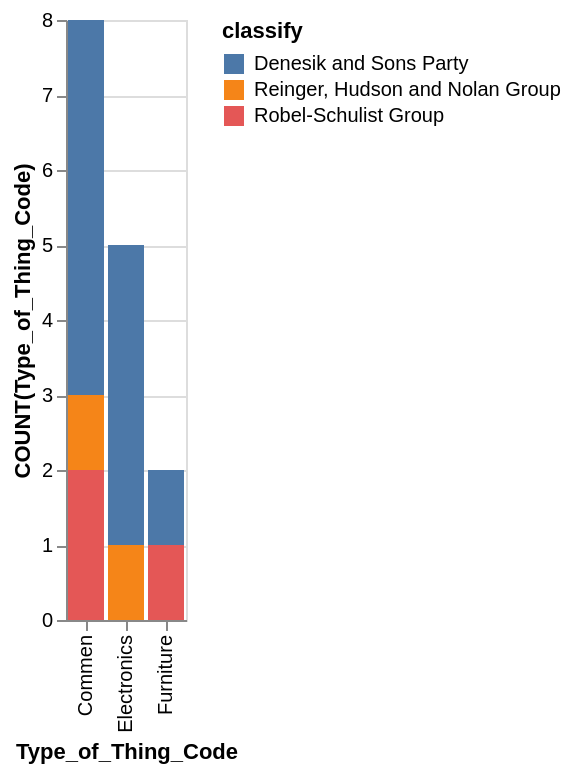

The Vega-Lite source for this figure:
### Vega-Lite specification from a JSON file in a GitHub repository (floating-point values rounded to 4 significant figures)
{"data": {"values": [{"x_data": "Commen", "y_data": 5, "classify": "Denesik and Sons Party"}, {"x_data": "Electronics", "y_data": 4, "classify": "Denesik and Sons Party"}, {"x_data": "Furniture", "y_data": 1, "classify": "Denesik and Sons Party"}, {"x_data": "Commen", "y_data": 1, "classify": "Reinger, Hudson and Nolan Group"}, {"x_data": "Electronics", "y_data": 1, "classify": "Reinger, Hudson and Nolan Group"}, {"x_data": "Furniture", "y_data": 0, "classify": "Reinger, Hudson and Nolan Group"}, {"x_data": "Commen", "y_data": 2, "classify": "Robel-Schulist Group"}, {"x_data": "Electronics", "y_data": 0, "classify": "Robel-Schulist Group"}, {"x_data": "Furniture", "y_data": 1, "classify": "Robel-Schulist Group"}]}, "mark": "bar", "encoding": {"x": {"field": "x_data", "type": "nominal", "title": "Type_of_Thing_Code", "sort": {"op": "sum", "field": "y_data", "order": "descending"}}, "y": {"field": "y_data", "type": "quantitative", "title": "COUNT(Type_of_Thing_Code)"}, "color": {"field": "classify"}}}
